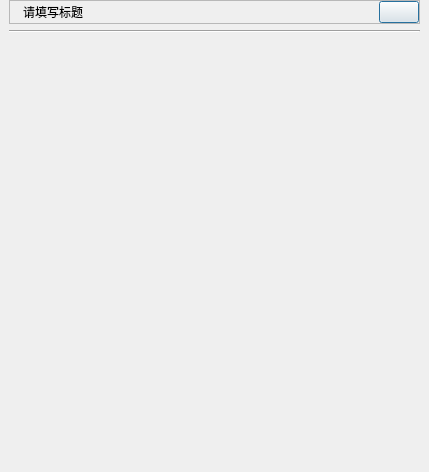
<?xml version="1.0" encoding="UTF-8"?>
<ui version="4.0">
 <class>BaseDialog</class>
 <widget class="QDialog" name="BaseDialog">
  <property name="geometry">
   <rect>
    <x>0</x>
    <y>0</y>
    <width>429</width>
    <height>472</height>
   </rect>
  </property>
  <property name="windowTitle">
   <string>登录</string>
  </property>
  <property name="styleSheet">
   <string notr="true"/>
  </property>
  <layout class="QVBoxLayout" name="verticalLayout_2" stretch="0,0,1">
   <property name="leftMargin">
    <number>9</number>
   </property>
   <property name="topMargin">
    <number>0</number>
   </property>
   <property name="rightMargin">
    <number>9</number>
   </property>
   <property name="bottomMargin">
    <number>9</number>
   </property>
   <item>
    <widget class="QFrame" name="frameTitle">
     <property name="frameShape">
      <enum>QFrame::StyledPanel</enum>
     </property>
     <property name="frameShadow">
      <enum>QFrame::Raised</enum>
     </property>
     <layout class="QHBoxLayout" name="horizontalLayout" stretch="0,1,0">
      <property name="spacing">
       <number>6</number>
      </property>
      <property name="leftMargin">
       <number>0</number>
      </property>
      <property name="topMargin">
       <number>0</number>
      </property>
      <property name="rightMargin">
       <number>0</number>
      </property>
      <property name="bottomMargin">
       <number>0</number>
      </property>
      <item>
       <widget class="QLabel" name="labelLogo">
        <property name="minimumSize">
         <size>
          <width>0</width>
          <height>0</height>
         </size>
        </property>
        <property name="maximumSize">
         <size>
          <width>32</width>
          <height>32</height>
         </size>
        </property>
        <property name="text">
         <string/>
        </property>
       </widget>
      </item>
      <item>
       <widget class="QLabel" name="labelTitle">
        <property name="font">
         <font>
          <weight>50</weight>
          <bold>false</bold>
         </font>
        </property>
        <property name="text">
         <string>请填写标题</string>
        </property>
       </widget>
      </item>
      <item>
       <widget class="PushButton" name="btnClose">
        <property name="sizePolicy">
         <sizepolicy hsizetype="Minimum" vsizetype="Fixed">
          <horstretch>0</horstretch>
          <verstretch>0</verstretch>
         </sizepolicy>
        </property>
        <property name="minimumSize">
         <size>
          <width>0</width>
          <height>0</height>
         </size>
        </property>
        <property name="text">
         <string/>
        </property>
       </widget>
      </item>
     </layout>
    </widget>
   </item>
   <item>
    <widget class="Line" name="line">
     <property name="orientation">
      <enum>Qt::Horizontal</enum>
     </property>
    </widget>
   </item>
   <item>
    <widget class="QWidget" name="widgetBody" native="true"/>
   </item>
  </layout>
 </widget>
 <customwidgets>
  <customwidget>
   <class>PushButton</class>
   <extends>QPushButton</extends>
   <header>src/fend/uicommon/pushbutton.h</header>
  </customwidget>
 </customwidgets>
 <resources/>
 <connections/>
</ui>
